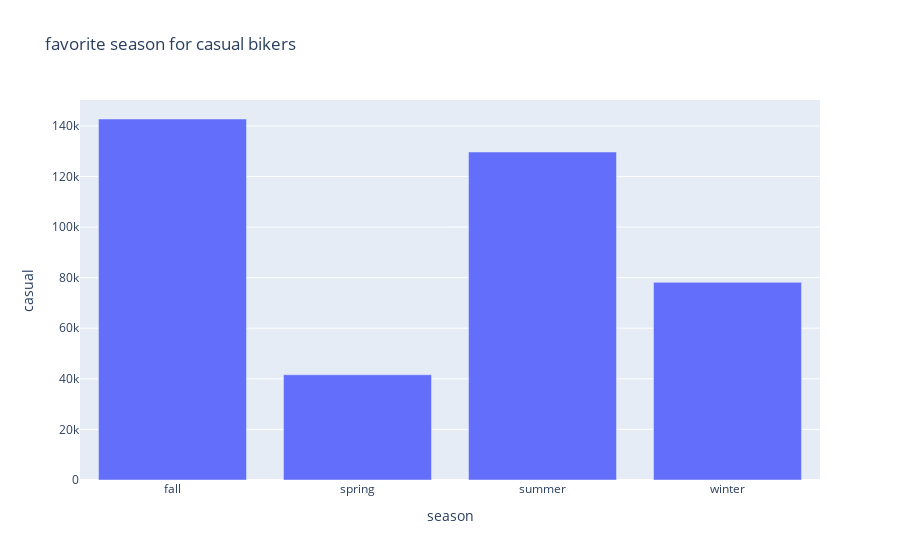

Notebook cell for this chart:
### Code cell
fig3 = px.bar(favsea, x = 'season', y = 'casual', title='favorite season for casual bikers')
fig3.show()

### Figure 1 — Plotly figure (JSON) as saved in the notebook; plotly's stock layout.template omitted (floating-point values rounded to 4 significant figures)
{"data": [{"alignmentgroup": "True", "hovertemplate": "season=%{x}<br>casual=%{y}<extra></extra>", "legendgroup": "", "marker": {"color": "#636efa", "pattern": {"shape": ""}}, "name": "", "offsetgroup": "", "orientation": "v", "showlegend": false, "textposition": "auto", "type": "bar", "x": ["fall", "spring", "summer", "winter"], "xaxis": "x", "y": [142718, 41605, 129672, 78140], "yaxis": "y"}], "layout": {"barmode": "relative", "legend": {"tracegroupgap": 0}, "title": {"text": "favorite season for casual bikers"}, "xaxis": {"anchor": "y", "domain": [0, 1], "title": {"text": "season"}}, "yaxis": {"anchor": "x", "domain": [0, 1], "title": {"text": "casual"}}}}
